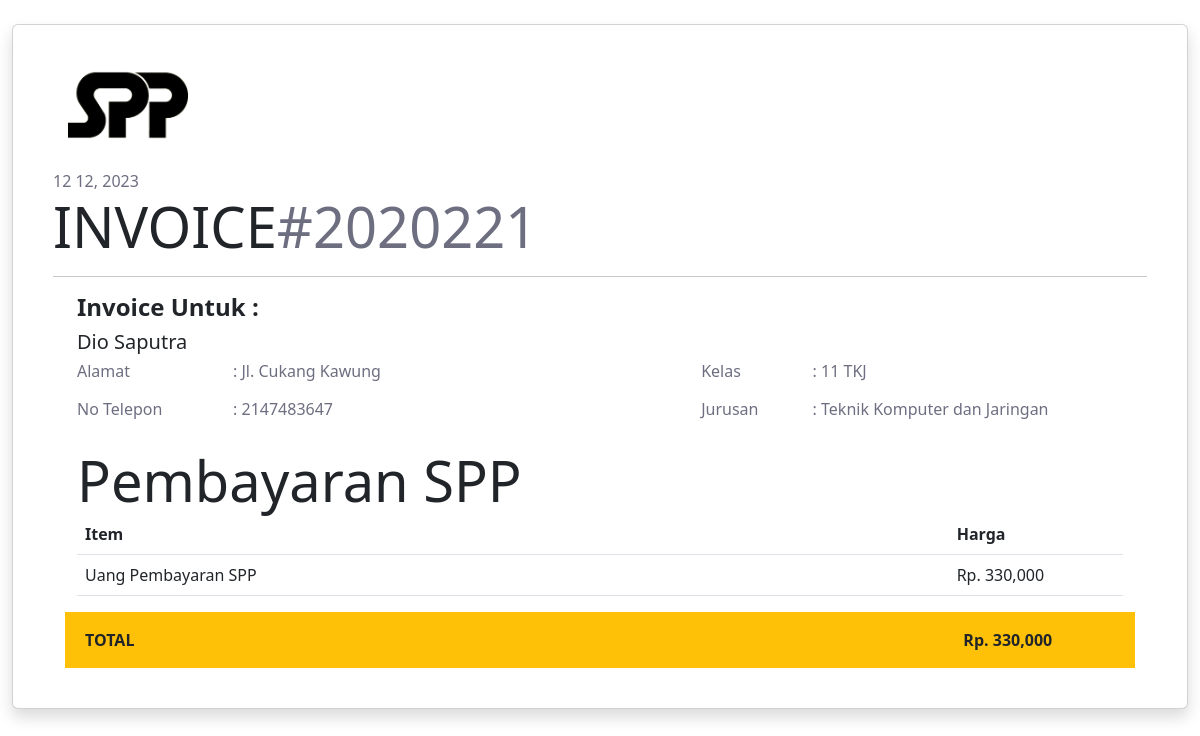
/client-admin/invoice.php?id=3, run on the app's committed database.
### tables this page shows
CREATE TABLE `pembayaran`  (
  `id_pembayaran` int NOT NULL AUTO_INCREMENT,
  `id_petugas` int NOT NULL,
  `nisn` varchar(10) NOT NULL,
  `tgl_bayar` varchar(50) NOT NULL,
  `bulan_bayar` varchar(8) NOT NULL,
  `tahun_bayar` varchar(4) NOT NULL,
  `id_spp` int NOT NULL,
  `jumlah_bayar` int NOT NULL,
  PRIMARY KEY (`id_pembayaran`) USING BTREE
);

CREATE TABLE `siswa`  (
  `nisn` int NOT NULL,
  `nis` int NOT NULL,
  `nama` varchar(35) NOT NULL,
  `id_kelas` int NOT NULL,
  `alamat` text NOT NULL,
  `no_telp` int NOT NULL,
  `id_spp` int NOT NULL,
  PRIMARY KEY (`nisn`) USING BTREE
);

CREATE TABLE `kelas`  (
  `id_kelas` int NOT NULL AUTO_INCREMENT,
  `nama_kelas` varchar(10) NOT NULL,
  `kompetensi_keahlian` varchar(50) NOT NULL,
  PRIMARY KEY (`id_kelas`) USING BTREE
);

### client-admin/invoice.php (the view, shortened to what this page needs)
<?php
    include('../connection.php');
    if (isset($_GET['id'])) {
        $id = ($_GET["id"]);
        $query ="SELECT * FROM pembayaran as a LEFT JOIN siswa as b ON a.nisn = b.nisn LEFT JOIN spp as c ON a.id_spp = c.id_spp LEFT JOIN petugas as
d ON a.id_petugas = d.id_petugas LEFT JOIN kelas as e ON b.id_kelas = e.id_kelas where id_pembayaran='$id' ";
        $result = mysqli_query($conn, $query);
        $data = mysqli_fetch_assoc($result);
      } else {
        echo "<script>alert('Masukkan data id.');window.location='../index.php';</script>";
      }
?>
<!DOCTYPE html>
<html lang="en">
    <head>
            <?php
            include('./components/header.php')
            ?>
    </head>
    <body>
            <div class="container-fluid">
                <div class="mt-4">
                    <div class="card shadow">
                        <div class="card-body m-lg-4">
                            <div class="card-img-top">
                                <img class="img-fluid" src="../assets/img/logo-spp.png" alt="logo" width="150px" height="auto">
                            </div>
                            <div class="text-mute mt-4" style="color: #6d6e80;">
                                <?php echo $data['tgl_bayar'] ?> <?php echo $data['bulan_bayar'] ?>, <?php echo $data['tahun_bayar'] ?>
                            </div>
                            <div class="d-flex">
                                <div class="fw-normal display-4 ">
                                    INVOICE
                                </div>
                                <div class="display-4" style="color: #6d6e80 !important;">
                                    #<?php echo $data['nisn']; ?>
                                </div>
                            </div>
                            <hr>
                            <div class="mx-4">
                                        <div class="h4 fw-bold">
                                            Invoice Untuk :
                                        </div>
                                        <div class="h5">
                                            <?php
                                                echo $data['nama']
                                            ?>
                                        </div>
                                <div class="row">
                                    <div class="col-sm-12 col-md-6 col-lg-7">
                                        <div class="h6 fw-normal" style="color: #6d6e80;">
                                            <div class="row">
                                                <div class="col-lg-3">Alamat</div>
                                                <div class="col">
                                                    : <?php
                                                        echo $data['alamat']
                                                    ?>
                                                </div>
                                            </div> <br>
                                            <div class="row">
                                                <div class="col-lg-3">No Telepon</div>
                                                <div class="col ">
                                                    : <?php
                                                        echo $data['no_telp']
                                                    ?>
                                                </div>
                                            </div> <br>
                                        </div>
                                    </div>
                                    <div class="col">
                                        <div class="h6 fw-normal" style="color: #6d6e80;">
                                            <div class="row">
                                                <div class="col-lg-3 col-sm-4">Kelas</div>
                                                <div class="col">
                                                    : <?php
                                                        echo $data['nama_kelas']
                                                    ?>
                                                </div>
                                            </div> <br>
                                            <div class="row">
                                                <div class="col-lg-3 col-sm-4">Jurusan</div>
                                                <div class="col">
                                                : <?php
                                                        echo $data['kompetensi_keahlian']
                                                    ?>
                                                </div>
                                            </div>
                                        </div>
                                    </div>
                                </div>
                                <div class="display-4 fw-normal">Pembayaran SPP</div>
                                <table class="table">
                                    <thead>
                                        <tr>
                                            <th class="col-lg-10">Item</th>
                                            <th>Harga</th>
                                        </tr>
                                    </thead>
                                    <tbody>
                                        <tr>
                                            <td scope="row">Uang Pembayaran SPP</td>
                                            <td>Rp. <?php
                                                    echo number_format($data['jumlah_bayar'])
                                                ?>
                                            </td>
                                        </tr>
                                    </tbody>
                                </table>
                                <div class="row bg-warning py-3 px-2">
                                    <div class="col-lg-10 col-md-9">
                                        <div class="fw-bold text-dark">
                                            TOTAL
                                        </div>
                                    </div>
                                    <div class="col">
                                        <div class="fw-bold text-dark">
                                            Rp. <?php
                                                echo number_format($data['jumlah_bayar'])
                                            ?>
                                        </div>
                                    </div>
                                </div>
                            </div>
                        </div>
                    </div>
                </div>
            </div>
    </body>
</html>

### data on the page
pembayaran: tgl_bayar "12", bulan_bayar "12", tahun_bayar "2023", siswa.nisn "2020221", siswa.nama "Dio Saputra", siswa.alamat "Jl. Cukang Kawung", siswa.no_telp "2147483647", kelas.nama_kelas "11 TKJ", kelas.kompetensi_keahlian "Teknik Komputer dan Jaringan", jumlah_bayar "330,000"
